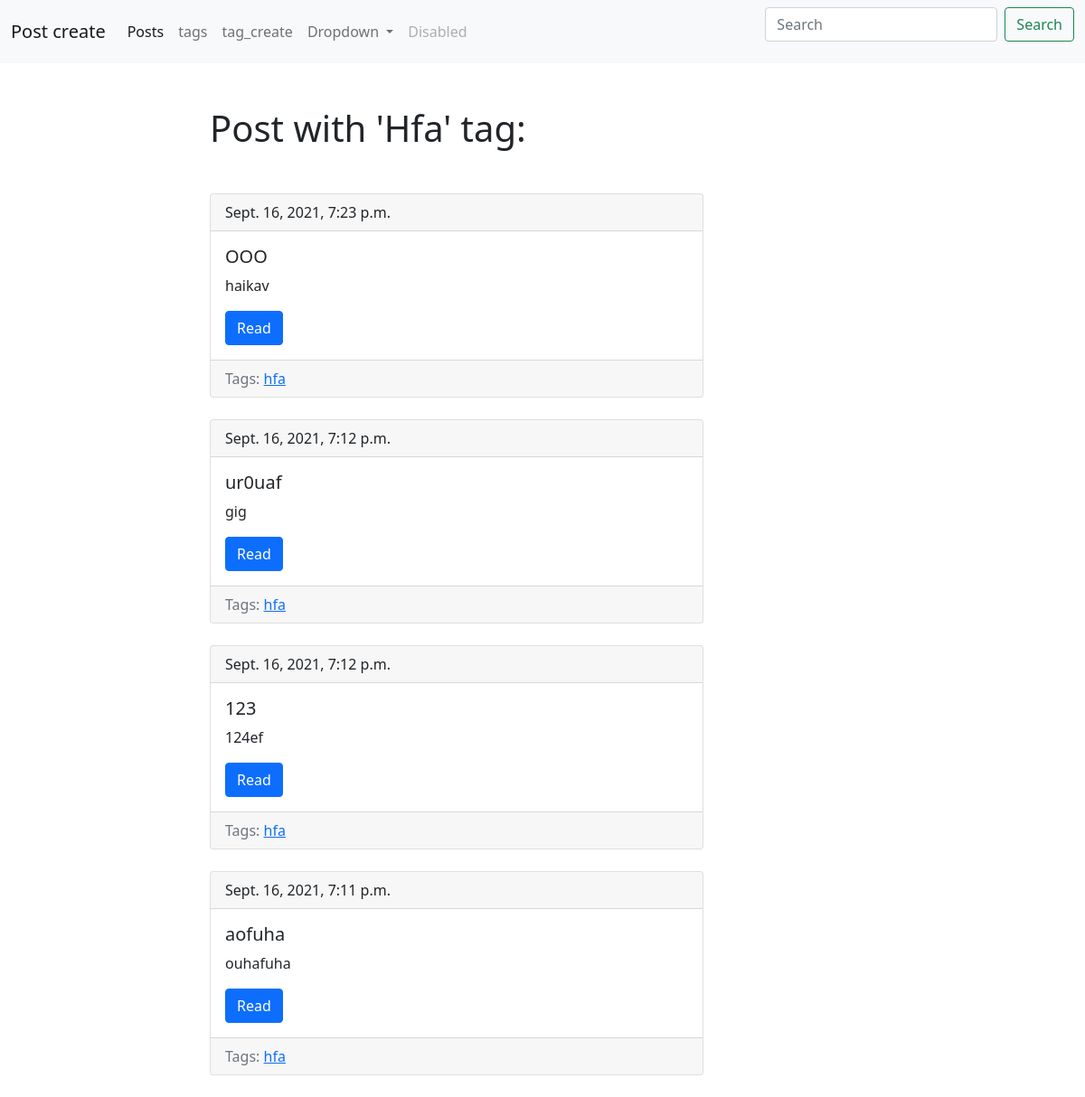
The page /tag/ahofha/ on the database its author committed.
### mainapp/models.py (models this page shows, shortened)
class Tag(models.Model):
    title = models.CharField(max_length=255)
    slug = models.SlugField(max_length=255, unique=True)
    def get_absolute_url(self):
        return reverse('tag_detail_url', kwargs={'slug': self.slug})
    class Meta:
        ordering = ['title']

class Post(models.Model):
    title = models.CharField(max_length=255, db_index=True)
    slug = models.SlugField(max_length=255, blank=True, unique=True)
    body = models.TextField(blank=True, db_index=True)
    tags = models.ManyToManyField('Tag', blank=True, related_name='posts')
    date_pub = models.DateTimeField(auto_now_add=True)
    def get_absolute_url(self):
        return reverse('post_detail_url', kwargs={'slug': self.slug})
    class Meta:
        ordering = ['-date_pub']

### mainapp/views.py (the view)
# urls.py: path('tag/<str:slug>/', TagDetail.as_view(), name='tag_detail_url'),
class TagDetail(ObjectDetailMixin, View):
    model = Tag
    template = 'blog/tag_detail.html'

### mainapp/utils.py (called while the page is built)
    def get(self, request, slug):
        obj = get_object_or_404(self.model, slug__iexact=slug)
        return render(request, self.template, context={self.model.__name__.lower(): obj, 'admin_object': obj, 'detail': True})

### mainapp/templates/blog/tag_detail.html (shortened to what this page needs)
{% extends 'blog/base_blog.html' %}
{% block content %}
<h1 class="mb-5">Post with '{{ tag.title|title }}' tag:</h1>
{% for post in tag.posts.all %}
{% include 'includs/post_card_template.html' %}
{% endfor %}
{% endblock %}

### mainapp/templates/blog/base_blog.html (shortened to what this page needs)
{% load static %}
<html lang="en">
<head>
    <link href="https://cdn.jsdelivr.net/npm/bootstrap@5.1.1/dist/css/bootstrap.min.css" rel="stylesheet">
    <link rel="stylesheet" href="{% static 'css/style.css' %}">
</head>
<body>
<nav class="navbar navbar-expand-lg navbar-light bg-light">
  <div class="container-fluid">
    <a class="navbar-brand" href="{% url 'post_create_url' %}">Post create</a>
    <div class="collapse navbar-collapse" id="navbarSupportedContent">
      <ul class="navbar-nav me-auto mb-2 mb-lg-0">
        <li class="nav-item">
          <a class="nav-link active" aria-current="page" href="{% url 'posts_list_url' %}">Posts</a>
        </li>
        <li class="nav-item">
          <a class="nav-link" href="{% url 'tags_list_url' %}">tags</a>
        </li>
          <li class="nav-item">
          <a class="nav-link" href="{% url 'tag_create_url' %}">tag_create</a>
        </li>
        <li class="nav-item dropdown">
          <a class="nav-link dropdown-toggle" href="#" id="navbarDropdown" role="button" data-bs-toggle="dropdown" aria-expanded="false">
            Dropdown
          </a>
        </li>
        <li class="nav-item">
          <a class="nav-link disabled">Disabled</a>
        </li>
      </ul>
      <form class="d-flex" action="{% url 'posts_list_url' %}">
        <input class="form-control me-2" type="search" placeholder="Search" aria-label="Search" name="search">
        <button class="btn btn-outline-success" type="submit">Search</button>
      </form>
    </div>
  </div>
</nav>
<div class="container mt-5">
    <div class="row">
        <div class="col-6 offset-md-2">
            {% block content %}{% endblock %}
        </div>
    </div>
</div>
</body>
</html>

### mainapp/templates/includs/post_card_template.html
<div class="card mb-4">
  <div class="card-header">
    {{ post.date_pub }}
  </div>
  <div class="card-body">
    <h5 class="card-title">{{ post.title }}</h5>
    <p class="card-text">{{ post.body|truncatewords:15 }}</p>
    <a href="{{ post.get_absolute_url }}" class="btn btn-primary">Read</a>
  </div>
  <div class="card-footer text-muted">
    Tags:
    {% for tag in post.tags.all %}
    <a href="{{ tag.get_absolute_url }}">{{ tag.title }}</a>
    {% endfor %}
  </div>
</div>

### rows shown on the page
Tag: title "Hfa", title "hfa"
Post: date_pub "Sept. 16, 2021, 7:23 p.m.", title "OOO", body "haikav"
Post: date_pub "Sept. 16, 2021, 7:12 p.m.", title "ur0uaf", body "gig"
Post: date_pub "Sept. 16, 2021, 7:12 p.m.", title "123", body "124ef"
Post: date_pub "Sept. 16, 2021, 7:11 p.m.", title "aofuha", body "ouhafuha"
